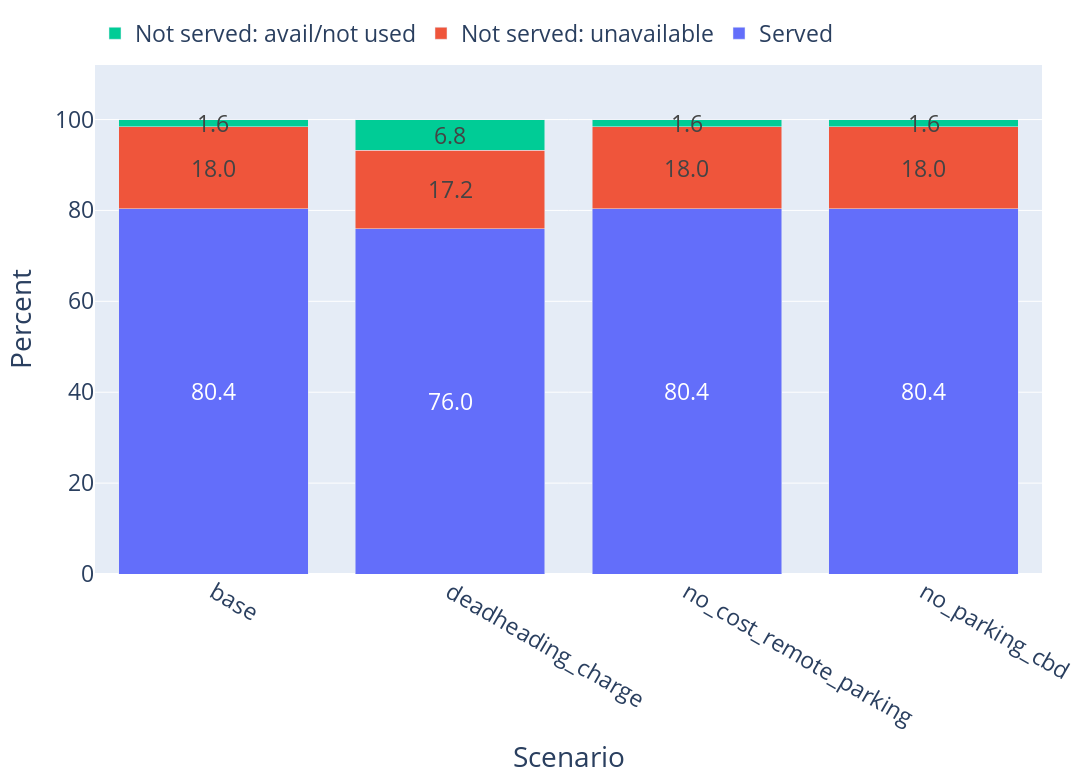
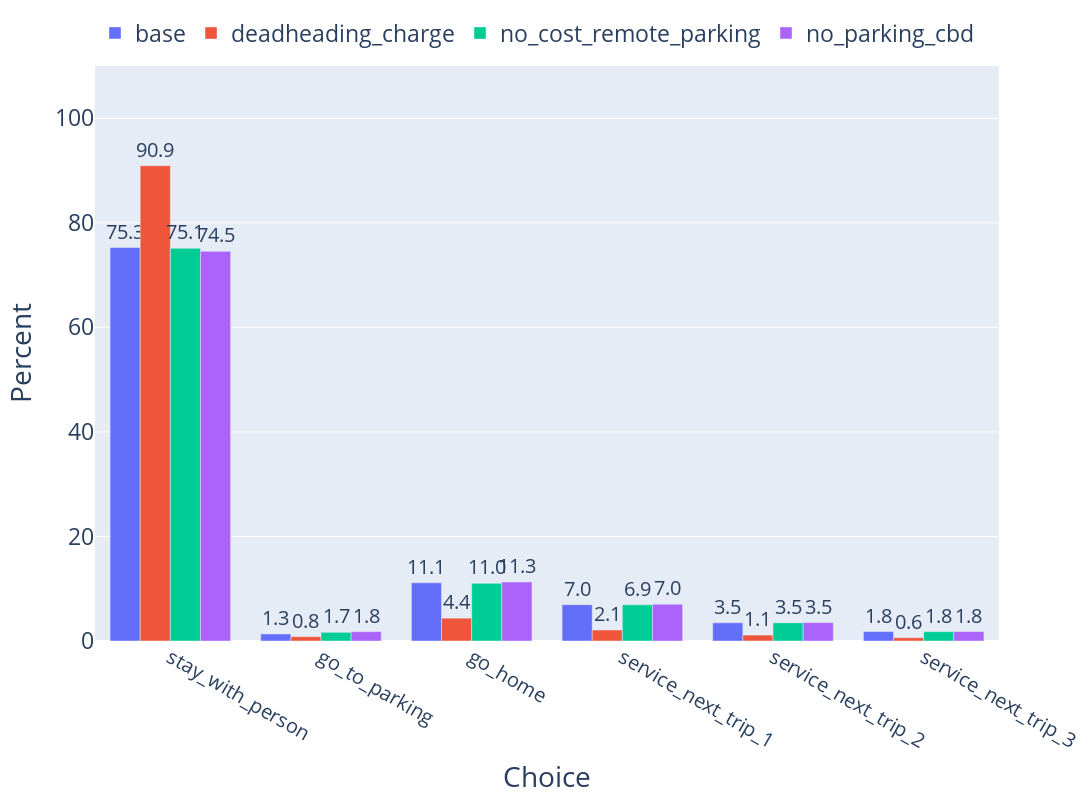
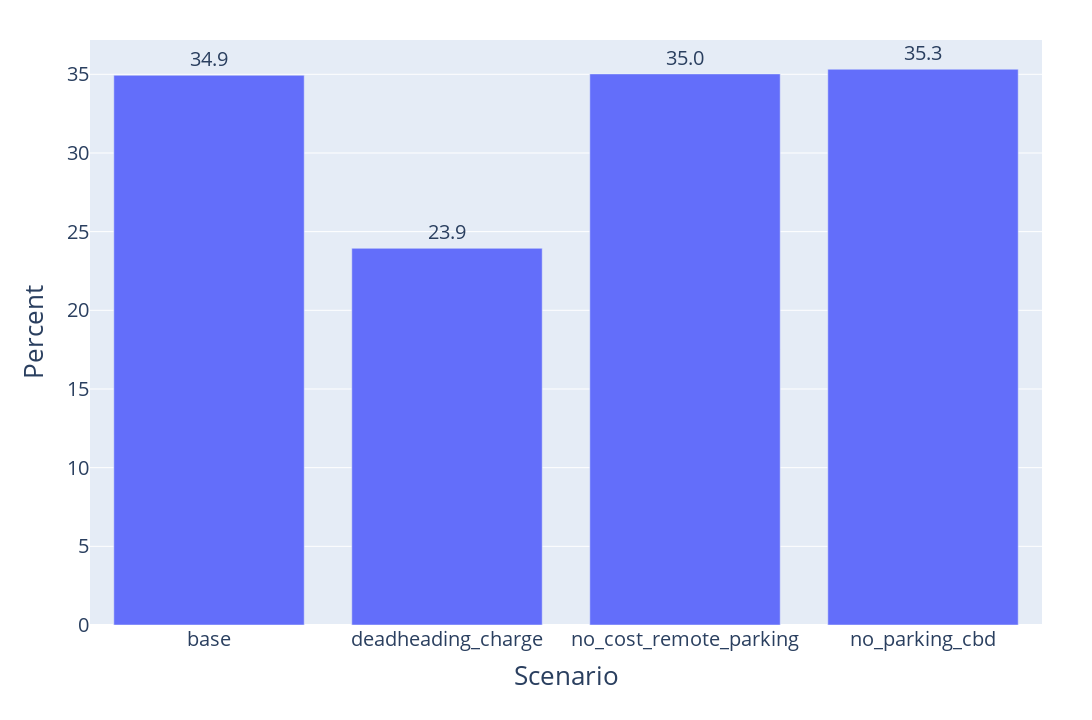
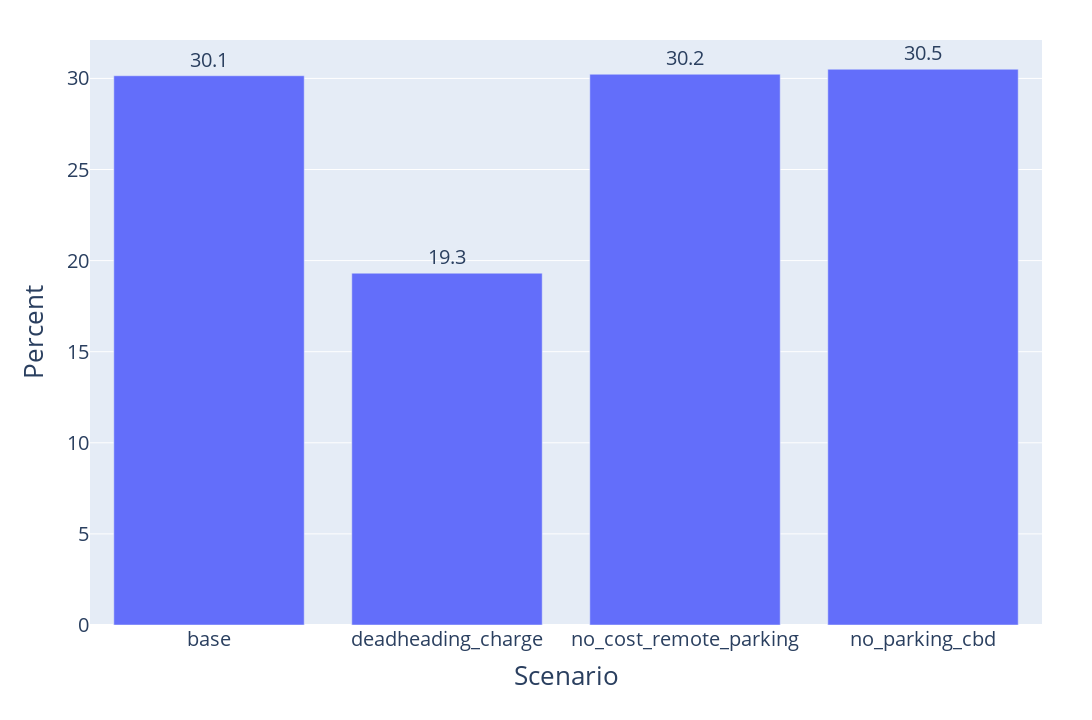

The notebook cell saved with these charts, in order:
### Markdown cell above
## Final Summaries

### Code cell
# ignore CBD-destination + stay_with_person rows in no_parking_cbd, then rerun metrics 

SCEN = "no_parking_cbd"
CHOICE = "stay_with_person"

mgra_to_pseudo = dict(zip(
    LAND_USE["mgra"].astype(int),
    pd.to_numeric(LAND_USE["pseudomsa"], errors="coerce").fillna(-1).astype(int),
))

av0 = SCENARIO_DATA_ALL[SCEN]["av_trips"]
dest_pseudo = pd.to_numeric(av0["destination"], errors="coerce").fillna(-1).astype(int).map(mgra_to_pseudo)

drop_mask = (dest_pseudo == 1) & (av0["av_repositioning_choice"] == CHOICE)
drop_trip_ids = set(av0.loc[drop_mask, "trip_id"].dropna().unique())

scenario_data_mod = dict(SCENARIO_DATA_ALL)
scenario_data_mod[SCEN] = dict(SCENARIO_DATA_ALL[SCEN])
scenario_data_mod[SCEN]["av_trips"] = av0.loc[~av0["trip_id"].isin(drop_trip_ids)].copy()

print(f"Filtered out {int(drop_mask.sum()):,} AV rows in {SCEN} (CBD dest + {CHOICE}).")

scenario_order = list(scenario_data_mod.keys())
run_all_cases(scenario_data_mod, scenario_order)

### Figure 1 — Plotly figure (JSON) as saved in the notebook; plotly's stock layout.template omitted (floating-point values rounded to 4 significant figures)
{"data": [{"cliponaxis": false, "insidetextanchor": "middle", "name": "Served", "text": ["80.4", "76.0", "80.4", "80.4"], "textfont": {"size": 23}, "textposition": "inside", "texttemplate": "%{text}", "type": "bar", "x": ["base", "deadheading_charge", "no_cost_remote_parking", "no_parking_cbd"], "y": [80.38, 76.02, 80.38, 80.37]}, {"cliponaxis": false, "insidetextanchor": "middle", "name": "Not served: unavailable", "text": ["18.0", "17.2", "18.0", "18.0"], "textfont": {"size": 23}, "textposition": "inside", "texttemplate": "%{text}", "type": "bar", "x": ["base", "deadheading_charge", "no_cost_remote_parking", "no_parking_cbd"], "y": [18.02, 17.21, 18.02, 18.02]}, {"cliponaxis": false, "insidetextanchor": "middle", "name": "Not served: avail/not used", "text": ["1.6", "6.8", "1.6", "1.6"], "textfont": {"size": 23}, "textposition": "inside", "texttemplate": "%{text}", "type": "bar", "x": ["base", "deadheading_charge", "no_cost_remote_parking", "no_parking_cbd"], "y": [1.607, 6.762, 1.607, 1.608]}], "layout": {"barmode": "stack", "font": {"size": 20}, "height": 780, "legend": {"font": {"size": 23}, "orientation": "h", "title": {"text": ""}, "x": 0, "xanchor": "left", "y": 1.02, "yanchor": "bottom"}, "margin": {"b": 95, "l": 95, "r": 50, "t": 40}, "title": {}, "uniformtext": {"minsize": 23, "mode": "show"}, "width": 1600, "xaxis": {"tickfont": {"size": 23}, "title": {"font": {"size": 28}, "text": "Scenario"}}, "yaxis": {"range": [0, 112], "tickfont": {"size": 23}, "title": {"font": {"size": 28}, "text": "Percent"}}}}

### Figure 2 — Plotly figure (JSON) as saved in the notebook; plotly's stock layout.template omitted (floating-point values rounded to 4 significant figures)
{"data": [{"cliponaxis": false, "name": "base", "text": ["75.3", "1.3", "11.1", "7.0", "3.5", "1.8"], "textfont": {"size": 20}, "textposition": "outside", "texttemplate": "%{text}", "type": "bar", "x": ["stay_with_person", "go_to_parking", "go_home", "service_next_trip_1", "service_next_trip_2", "service_next_trip_3"], "y": [75.28, 1.346, 11.14, 6.951, 3.486, 1.803]}, {"cliponaxis": false, "name": "deadheading_charge", "text": ["90.9", "0.8", "4.4", "2.1", "1.1", "0.6"], "textfont": {"size": 20}, "textposition": "outside", "texttemplate": "%{text}", "type": "bar", "x": ["stay_with_person", "go_to_parking", "go_home", "service_next_trip_1", "service_next_trip_2", "service_next_trip_3"], "y": [90.92, 0.8303, 4.366, 2.11, 1.14, 0.6295]}, {"cliponaxis": false, "name": "no_cost_remote_parking", "text": ["75.1", "1.7", "11.0", "6.9", "3.5", "1.8"], "textfont": {"size": 20}, "textposition": "outside", "texttemplate": "%{text}", "type": "bar", "x": ["stay_with_person", "go_to_parking", "go_home", "service_next_trip_1", "service_next_trip_2", "service_next_trip_3"], "y": [75.13, 1.661, 11.03, 6.916, 3.48, 1.788]}, {"cliponaxis": false, "name": "no_parking_cbd", "text": ["74.5", "1.8", "11.3", "7.0", "3.5", "1.8"], "textfont": {"size": 20}, "textposition": "outside", "texttemplate": "%{text}", "type": "bar", "x": ["stay_with_person", "go_to_parking", "go_home", "service_next_trip_1", "service_next_trip_2", "service_next_trip_3"], "y": [74.54, 1.788, 11.3, 7.042, 3.525, 1.806]}], "layout": {"barmode": "group", "font": {"size": 20}, "height": 800, "legend": {"font": {"size": 23}, "orientation": "h", "title": {"text": ""}, "x": 0, "xanchor": "left", "y": 1.02, "yanchor": "bottom"}, "margin": {"b": 130, "l": 95, "r": 50, "t": 40}, "title": {}, "uniformtext": {"minsize": 18, "mode": "show"}, "width": 1900, "xaxis": {"tickfont": {"size": 20}, "title": {"font": {"size": 28}, "text": "Choice"}}, "yaxis": {"range": [0, 110], "tickfont": {"size": 23}, "title": {"font": {"size": 28}, "text": "Percent"}}}}

### Figure 3 — Plotly figure (JSON) as saved in the notebook; plotly's stock layout.template omitted (floating-point values rounded to 4 significant figures)
{"data": [{"cliponaxis": false, "name": "Deadhead (% AV trips)", "text": ["34.9", "23.9", "35.0", "35.3"], "textfont": {"size": 20}, "textposition": "outside", "texttemplate": "%{text}", "type": "bar", "x": ["base", "deadheading_charge", "no_cost_remote_parking", "no_parking_cbd"], "y": [34.94, 23.94, 35.02, 35.32]}], "layout": {"font": {"size": 20}, "height": 720, "margin": {"b": 95, "l": 90, "r": 50, "t": 40}, "title": {}, "uniformtext": {"minsize": 18, "mode": "show"}, "width": 1400, "xaxis": {"tickfont": {"size": 20}, "title": {"font": {"size": 26}, "text": "Scenario"}}, "yaxis": {"tickfont": {"size": 20}, "title": {"font": {"size": 26}, "text": "Percent"}}}}

### Figure 4 — Plotly figure (JSON) as saved in the notebook; plotly's stock layout.template omitted (floating-point values rounded to 4 significant figures)
{"data": [{"cliponaxis": false, "name": "Deadhead (% all driving)", "text": ["30.1", "19.3", "30.2", "30.5"], "textfont": {"size": 20}, "textposition": "outside", "texttemplate": "%{text}", "type": "bar", "x": ["base", "deadheading_charge", "no_cost_remote_parking", "no_parking_cbd"], "y": [30.15, 19.31, 30.23, 30.5]}], "layout": {"font": {"size": 20}, "height": 720, "margin": {"b": 95, "l": 90, "r": 50, "t": 40}, "title": {}, "uniformtext": {"minsize": 18, "mode": "show"}, "width": 1400, "xaxis": {"tickfont": {"size": 20}, "title": {"font": {"size": 26}, "text": "Scenario"}}, "yaxis": {"tickfont": {"size": 20}, "title": {"font": {"size": 26}, "text": "Percent"}}}}
